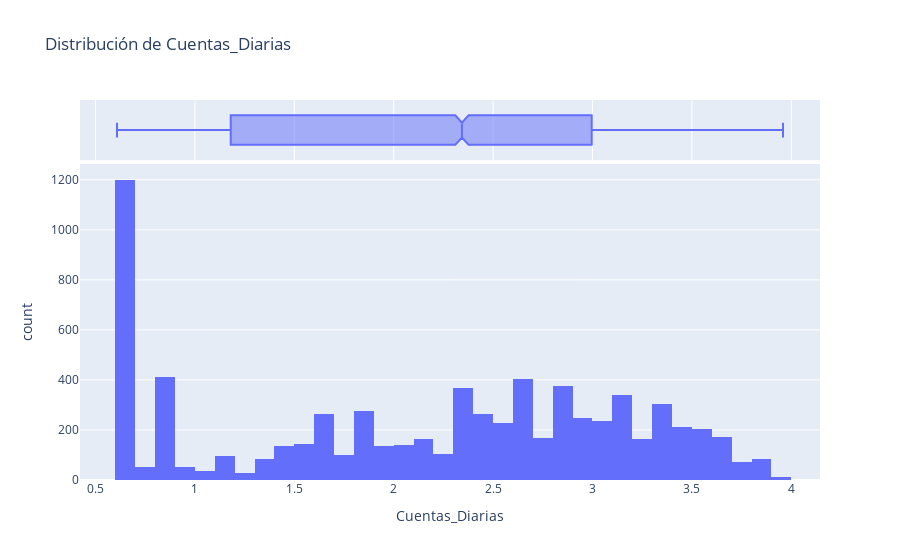

Source (notebook cell):
### Code cell
# Histograma para 'Cuentas_Diarias'
fig = px.histogram(datos_normalizados, x='Cuentas_Diarias',
                   title='Distribución de Cuentas_Diarias',
                   marginal='box')
fig.show()

### Figure 1 — Plotly figure (JSON) as saved in the notebook; plotly's stock layout.template omitted (floating-point values rounded to 4 significant figures; data arrays with more than 128 entries replaced by an {"elided": "..."} marker saying what was removed)
{"data": [{"bingroup": "x", "hovertemplate": "Cuentas_Diarias=%{x}<br>count=%{y}<extra></extra>", "legendgroup": "", "marker": {"color": "#636efa", "pattern": {"shape": ""}}, "name": "", "orientation": "v", "showlegend": false, "type": "histogram", "x": {"elided": "7267 float values"}, "xaxis": "x", "yaxis": "y"}, {"hovertemplate": "Cuentas_Diarias=%{x}<extra></extra>", "legendgroup": "", "marker": {"color": "#636efa"}, "name": "", "notched": true, "showlegend": false, "type": "box", "x": {"elided": "7267 float values"}, "xaxis": "x2", "yaxis": "y2"}], "layout": {"barmode": "relative", "legend": {"tracegroupgap": 0}, "title": {"text": "Distribución de Cuentas_Diarias"}, "xaxis": {"anchor": "y", "domain": [0, 1], "title": {"text": "Cuentas_Diarias"}}, "xaxis2": {"anchor": "y2", "domain": [0, 1], "matches": "x", "showgrid": true, "showticklabels": false}, "yaxis": {"anchor": "x", "domain": [0, 0.8316], "title": {"text": "count"}}, "yaxis2": {"anchor": "x2", "domain": [0.8416, 1], "matches": "y2", "showgrid": false, "showline": false, "showticklabels": false, "ticks": ""}}}
